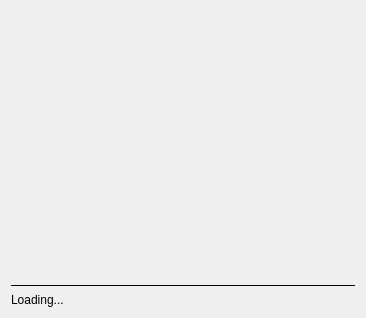
<?xml version="1.0" encoding="UTF-8"?>
<ui version="4.0">
 <class>Splash</class>
 <widget class="QDialog" name="Splash">
  <property name="geometry">
   <rect>
    <x>0</x>
    <y>0</y>
    <width>366</width>
    <height>318</height>
   </rect>
  </property>
  <property name="windowTitle">
   <string>Dialog</string>
  </property>
  <layout class="QVBoxLayout" name="verticalLayout">
   <item>
    <spacer name="verticalSpacer_2">
     <property name="orientation">
      <enum>Qt::Vertical</enum>
     </property>
     <property name="sizeHint" stdset="0">
      <size>
       <width>20</width>
       <height>40</height>
      </size>
     </property>
    </spacer>
   </item>
   <item>
    <widget class="QLabel" name="label">
     <property name="text">
      <string/>
     </property>
     <property name="pixmap">
      <pixmap resource="../sultan.qrc">:/images/icon_256.png</pixmap>
     </property>
     <property name="alignment">
      <set>Qt::AlignCenter</set>
     </property>
    </widget>
   </item>
   <item>
    <spacer name="verticalSpacer">
     <property name="orientation">
      <enum>Qt::Vertical</enum>
     </property>
     <property name="sizeHint" stdset="0">
      <size>
       <width>20</width>
       <height>40</height>
      </size>
     </property>
    </spacer>
   </item>
   <item>
    <widget class="Line" name="line">
     <property name="frameShadow">
      <enum>QFrame::Plain</enum>
     </property>
     <property name="orientation">
      <enum>Qt::Horizontal</enum>
     </property>
    </widget>
   </item>
   <item>
    <widget class="QLabel" name="labelLoading">
     <property name="text">
      <string>Loading...</string>
     </property>
    </widget>
   </item>
  </layout>
 </widget>
 <resources>
  <include location="../sultan.qrc"/>
 </resources>
 <connections/>
</ui>
